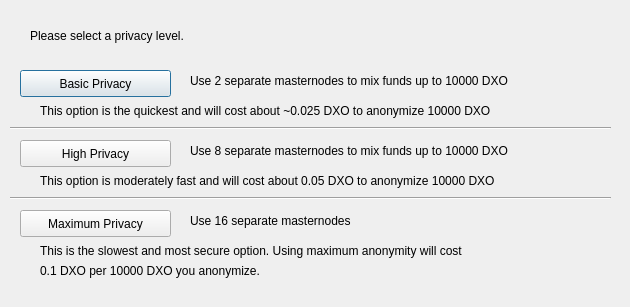
<?xml version="1.0" encoding="UTF-8"?>
<ui version="4.0">
 <class>ObfuscationConfig</class>
 <widget class="QDialog" name="ObfuscationConfig">
  <property name="geometry">
   <rect>
    <x>0</x>
    <y>0</y>
    <width>630</width>
    <height>307</height>
   </rect>
  </property>
  <property name="windowTitle">
   <string>Configure Obfuscation</string>
  </property>
  <widget class="QPushButton" name="buttonBasic">
   <property name="geometry">
    <rect>
     <x>20</x>
     <y>70</y>
     <width>151</width>
     <height>27</height>
    </rect>
   </property>
   <property name="text">
    <string>Basic Privacy</string>
   </property>
  </widget>
  <widget class="QPushButton" name="buttonHigh">
   <property name="geometry">
    <rect>
     <x>20</x>
     <y>140</y>
     <width>151</width>
     <height>27</height>
    </rect>
   </property>
   <property name="text">
    <string>High Privacy</string>
   </property>
  </widget>
  <widget class="QPushButton" name="buttonMax">
   <property name="geometry">
    <rect>
     <x>20</x>
     <y>210</y>
     <width>151</width>
     <height>27</height>
    </rect>
   </property>
   <property name="text">
    <string>Maximum Privacy</string>
   </property>
  </widget>
  <widget class="QLabel" name="label">
   <property name="geometry">
    <rect>
     <x>30</x>
     <y>20</y>
     <width>571</width>
     <height>31</height>
    </rect>
   </property>
   <property name="text">
    <string>Please select a privacy level.</string>
   </property>
  </widget>
  <widget class="QLabel" name="label_2">
   <property name="geometry">
    <rect>
     <x>190</x>
     <y>70</y>
     <width>421</width>
     <height>21</height>
    </rect>
   </property>
   <property name="text">
    <string>Use 2 separate masternodes to mix funds up to 10000 DXO</string>
   </property>
  </widget>
  <widget class="QLabel" name="label_3">
   <property name="geometry">
    <rect>
     <x>190</x>
     <y>140</y>
     <width>411</width>
     <height>21</height>
    </rect>
   </property>
   <property name="text">
    <string>Use 8 separate masternodes to mix funds up to 10000 DXO</string>
   </property>
  </widget>
  <widget class="QLabel" name="label_4">
   <property name="geometry">
    <rect>
     <x>190</x>
     <y>210</y>
     <width>421</width>
     <height>21</height>
    </rect>
   </property>
   <property name="text">
    <string>Use 16 separate masternodes</string>
   </property>
  </widget>
  <widget class="QLabel" name="label_6">
   <property name="geometry">
    <rect>
     <x>40</x>
     <y>100</y>
     <width>561</width>
     <height>21</height>
    </rect>
   </property>
   <property name="text">
    <string>This option is the quickest and will cost about ~0.025 DXO to anonymize 10000 DXO</string>
   </property>
  </widget>
  <widget class="QLabel" name="label_7">
   <property name="geometry">
    <rect>
     <x>40</x>
     <y>170</y>
     <width>561</width>
     <height>21</height>
    </rect>
   </property>
   <property name="text">
    <string>This option is moderately fast and will cost about 0.05 DXO to anonymize 10000 DXO</string>
   </property>
  </widget>
  <widget class="QLabel" name="label_8">
   <property name="geometry">
    <rect>
     <x>40</x>
     <y>240</y>
     <width>561</width>
     <height>21</height>
    </rect>
   </property>
   <property name="text">
    <string>This is the slowest and most secure option. Using maximum anonymity will cost</string>
   </property>
  </widget>
  <widget class="QLabel" name="label_9">
   <property name="geometry">
    <rect>
     <x>40</x>
     <y>260</y>
     <width>561</width>
     <height>21</height>
    </rect>
   </property>
   <property name="text">
    <string>0.1 DXO per 10000 DXO you anonymize.</string>
   </property>
  </widget>
  <widget class="Line" name="line">
   <property name="geometry">
    <rect>
     <x>10</x>
     <y>120</y>
     <width>601</width>
     <height>16</height>
    </rect>
   </property>
   <property name="orientation">
    <enum>Qt::Horizontal</enum>
   </property>
  </widget>
  <widget class="Line" name="line_2">
   <property name="geometry">
    <rect>
     <x>10</x>
     <y>190</y>
     <width>601</width>
     <height>16</height>
    </rect>
   </property>
   <property name="orientation">
    <enum>Qt::Horizontal</enum>
   </property>
  </widget>
 </widget>
 <resources/>
 <connections/>
</ui>
